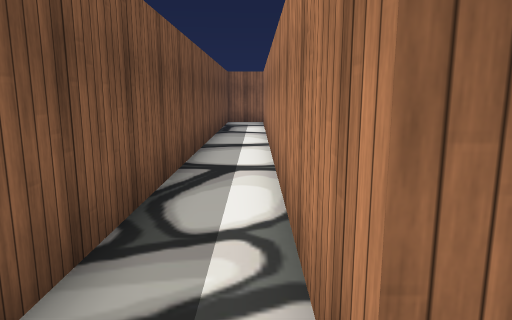
view 1 (above)

13 first-person views from a walk through a 3-D level made in the Unity game engine. The camera is 1.5 m above the floor, tilts 10° down and sees 70° across. The floor is counted in squares, 1 m on a side. Each view is taken from the middle of a square. On the plan, view 1 faces up. The plan holds only what a view shows up to about 16 squares ahead; the rest is blank. The player character is not drawn. Some surface patterns are stand-ins.

view 2
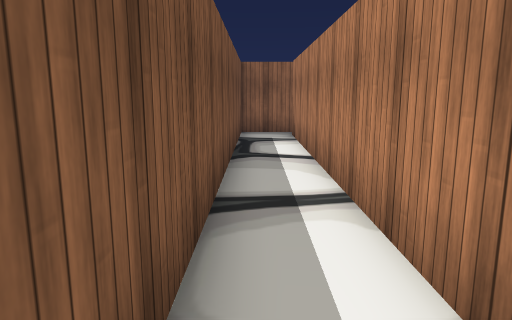

view 3
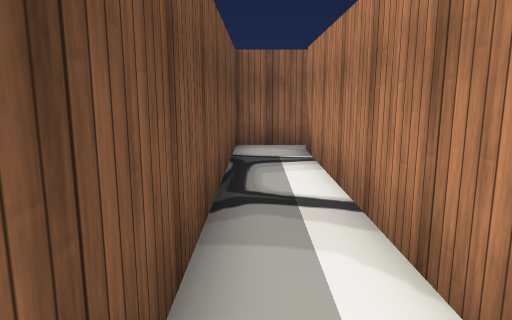

view 4
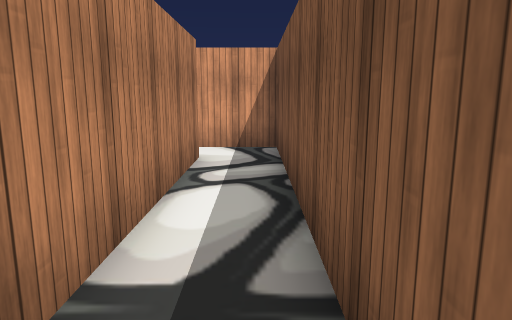

view 5
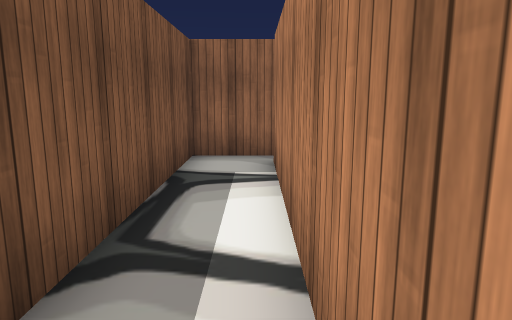

view 6
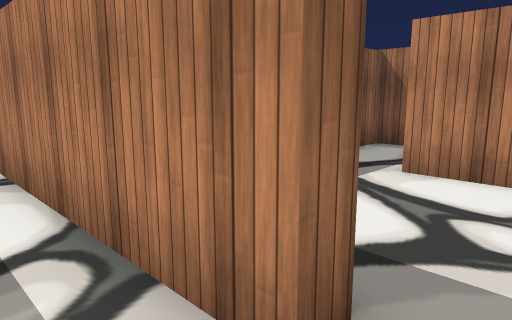

view 7
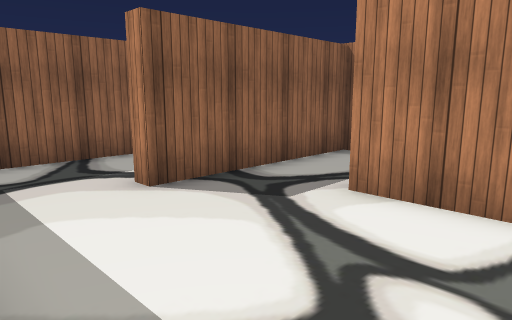

view 8
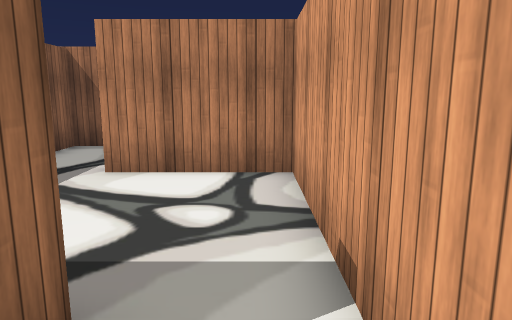

view 9
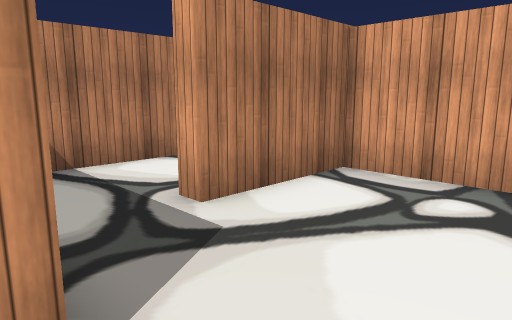

view 10
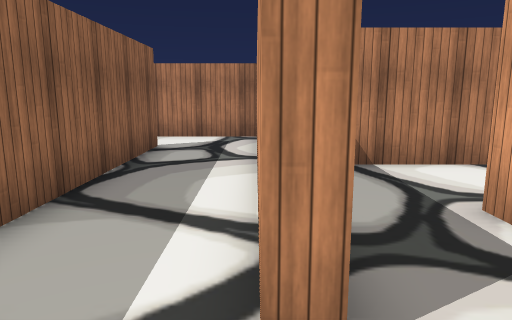

view 11
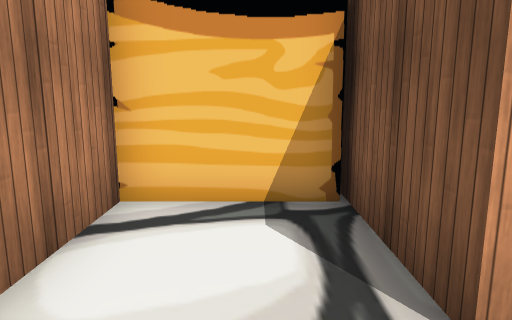

view 12
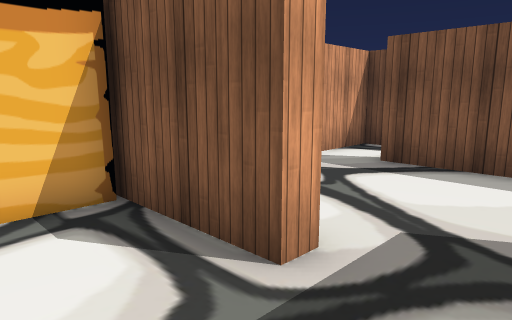

view 13
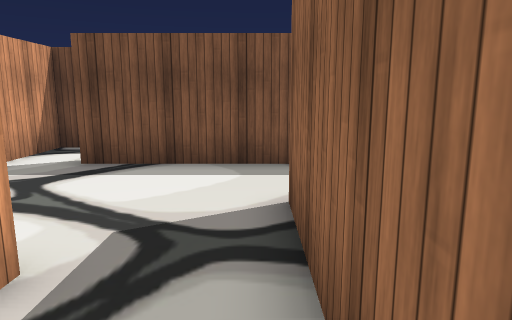

### Floor plan
Ten units are one square. View 1 is at (0, 0); x grows to the right and y downward. Boxes are objects, and circles mark ways between rooms. Rooms are numbered by the first view taken in them; rooms with no view inside come last. Other rooms are left out.
<svg viewBox="-21 -217 126 229">
<path fill="none" stroke="#000" d="M10 -11 4 -11 4 -202M6 -212 -16 -212 -16 7 14 7M10 -58 10 -11M56 -55 39 -55 39 -60M14 7 61 7 61 -30M61 -30 67 -30 67 6M68 1 100 1 100 -55 56 -55"/>
<circle cx="10" cy="-5" r="3" fill="#2a7"/>
<circle cx="65" cy="-45" r="3" fill="#2a7"/>
<text x="0" y="-100">1</text>
<text x="30" y="-30">2</text>
<text x="80" y="-30">3</text>
</svg>
Room 1 opens to room 2. Room 2 opens to room 3.

Where each view was taken, in squares from view 1:
view 1: 0 up, 0 right, facing up
view 2: 6 up, 1 left, facing up
view 3: 10 up, 1 left, facing up
view 4: 10 up, 1 left, facing down
view 5: 12 up, 0 right, facing up
view 6: 0 up, 1 left, facing up-right
view 7: 0 up, 1 right, facing up-right
view 8: 0 up, 1 left, facing right
view 9: 6 up, 2 right, facing down-right
view 10: 6 up, 2 right, facing right
view 11: 5 up, 8 right, facing down
view 12: 5 up, 9 right, facing down-left
view 13: 5 up, 9 right, facing left
